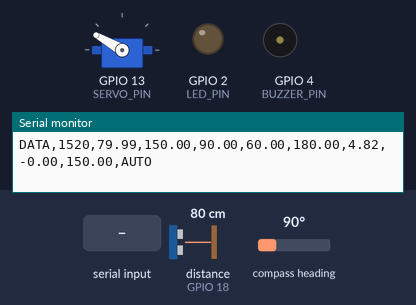
Recording of a sketch running on a simulated ESP32. Shown: servo, output pins drawn as LEDs (lit = HIGH), buzzer (waves = sounding), the last lines printed to the serial monitor. Wiring (inferred from the names in the program): ultrasonic range finder: trigger GPIO 5; echo GPIO 18; AS5600 angle sensor at I2C address 0x36. The test bench sets the inputs (shaded band); at power-on: distance to the obstacle (sensor on GPIO 18) 80 cm, compass heading 90°. The echo pulse lasts 58.3 µs per cm; pins used as bus, display or sensor lines are not drawn.

Above: at 1.7 s.
1.8 s: distance to the obstacle (sensor on GPIO 18) set to 2 cm
At 4.57 s:
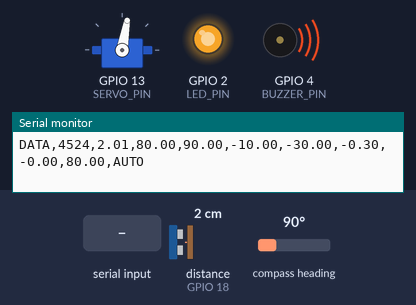
4.8 s: distance to the obstacle (sensor on GPIO 18) set to 35 cm
At 4.99 s:
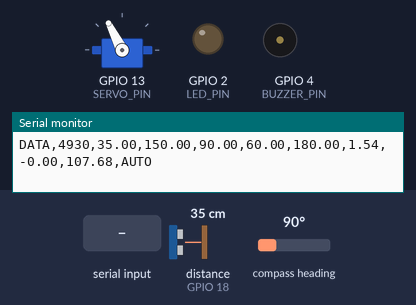
7.8 s: "SET,90,45\n" received over Serial
At 10.6 s:
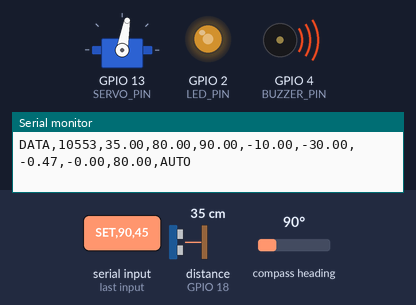
10.8 s: distance to the obstacle (sensor on GPIO 18) set to 60 cm
At 12.9 s:
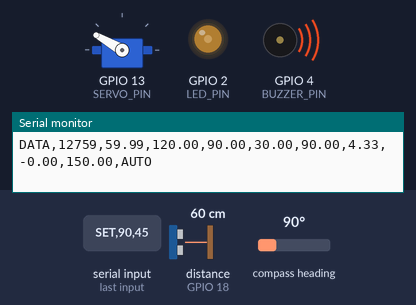
13.8 s: compass heading set to 269°
At 15.1 s:
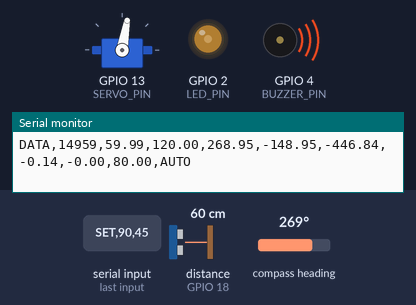
15.4 s: compass heading set to 16°
At 16.0 s:
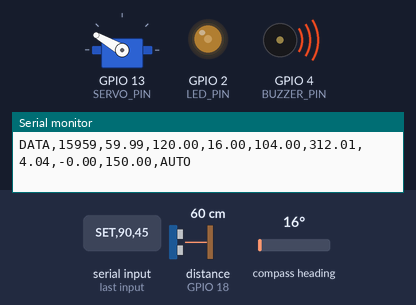
Timing chart, 0 to 18.1 s (numbered marks = the images above; inputs shaded):
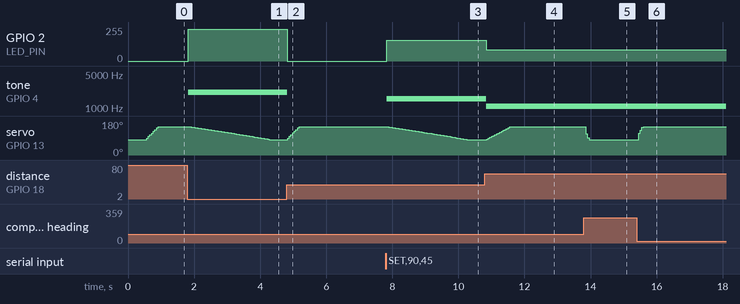

Measured:
- after the input at 1.8 s, GPIO 2 (LED_PIN): 0/255 → 238/255 at once; tone on GPIO 4 (BUZZER_PIN): silent → 2086 Hz at once; servo on GPIO 13 (SERVO_PIN): moves from 150° to 80° over 2.5 s, starting after 0.07 s
- after the input at 4.8 s, GPIO 2 (LED_PIN): 238/255 → 0/255 at once; tone on GPIO 4 (BUZZER_PIN): 2086 Hz → silent at once; servo on GPIO 13 (SERVO_PIN): 80° → 150° at once
- after the input at 7.8 s, GPIO 2 (LED_PIN): 0/255 → 155/255 at once; tone on GPIO 4 (BUZZER_PIN): silent → 1538 Hz at once; servo on GPIO 13 (SERVO_PIN): moves from 150° to 80° over 2.5 s, starting at once
- after the input at 10.8 s, GPIO 2 (LED_PIN): 155/255 → 85/255 at once; tone on GPIO 4 (BUZZER_PIN): 1538 Hz → 1085 Hz at once; servo on GPIO 13 (SERVO_PIN): moves from 80° to 150° over 0.75 s, starting after 0.05 s
- after the input at 13.8 s, servo on GPIO 13 (SERVO_PIN): 150° → 80° after 0.05 s
- after the input at 15.4 s, servo on GPIO 13 (SERVO_PIN): 80° → 150° after 0.06 s

The sketch:

pid_barrier_controller.ino
```cpp
#include <Wire.h>
#include <ESP32Servo.h>

// ============================================================
// PID AUTOMATIC SECURITY BARRIER
// ESP32 + HC-SR04 + AS5600 + SG90 servo

// ---------------- PIN CONFIGURATION ----------------
#define TRIG_PIN    5
#define ECHO_PIN    18
#define SERVO_PIN   13
#define LED_PIN     2
#define BUZZER_PIN  4

#define SDA_PIN     21
#define SCL_PIN     22

// ---------------- AS5600 ----------------
#define AS5600_ADDR 0x36
#define RAW_ANGLE_H 0x0C

// ---------------- DISTANCE THRESHOLDS ----------------
float farLimit = 30.0;   // Above this: barrier target = 150 degrees
float midLimit = 20.0;   // Between thresholds: target = 120 degrees
const float DIST_HYST = 0.7;

// ---------------- BARRIER TARGET ANGLES ----------------
const float SERVO_REF0  = 80.0;
const float SERVO_REF40 = 120.0;
const float SERVO_REF70 = 150.0;

const float SERVO_MIN_ANGLE = 80.0;
const float SERVO_MAX_ANGLE = 150.0;

// ---------------- PID GAINS ----------------
// These are initial tuning values, not experimentally validated.
// PID output is treated as a commanded servo speed (degrees/sec).
float Kp = 3.0;
float Ki = 0.20;
float Kd = 0.08;

const float INTEGRAL_LIMIT = 50.0;
const unsigned long CONTROL_INTERVAL_MS = 50;

// ---------------- CONTROL VARIABLES ----------------
Servo gateServo;

float targetAngle = SERVO_REF0;
float servoCommand = SERVO_REF0;

float measuredAngle = -1.0;
float distanceCm = -1.0;
float error = 0.0;

float integral = 0.0;
float previousMeasurement = -1.0;

float pTerm = 0.0;
float iTerm = 0.0;
float dTerm = 0.0;
float pidOutput = 0.0;

bool autoMode = true;

unsigned long lastControlTime = 0;
unsigned long lastPrintTime = 0;
unsigned long lastDistanceTime = 0;

const unsigned long PRINT_INTERVAL_MS = 200;
const unsigned long DISTANCE_INTERVAL_MS = 60;

// ---------------- AS5600 ANGLE READING ----------------
float readAS5600Once() {
  Wire.beginTransmission(AS5600_ADDR);
  Wire.write(RAW_ANGLE_H);

  if (Wire.endTransmission(false) != 0) {
    return -1.0;
  }

  if (Wire.requestFrom(AS5600_ADDR, 2) != 2) {
    return -1.0;
  }

  uint16_t rawAngle = ((uint16_t)Wire.read() << 8) | Wire.read();
  rawAngle &= 0x0FFF;

  return rawAngle * 360.0 / 4096.0;
}

// Median filter to reduce noise in the angle measurement.
float readAS5600() {
  const int samples = 5;
  float values[samples];
  int count = 0;

  for (int i = 0; i < samples; i++) {
    float angle = readAS5600Once();

    if (angle >= 0.0) {
      values[count++] = angle;
    }

    delay(2);
  }

  if (count == 0) {
    return -1.0;
  }

  for (int i = 0; i < count - 1; i++) {
    for (int j = i + 1; j < count; j++) {
      if (values[j] < values[i]) {
        float temp = values[i];
        values[i] = values[j];
        values[j] = temp;
      }
    }
  }

  return values[count / 2];
}

// ---------------- ULTRASONIC DISTANCE ----------------
float readDistanceCm() {
  digitalWrite(TRIG_PIN, LOW);
  delayMicroseconds(3);

  digitalWrite(TRIG_PIN, HIGH);
  delayMicroseconds(10);
  digitalWrite(TRIG_PIN, LOW);

  unsigned long duration = pulseIn(ECHO_PIN, HIGH, 30000);

  if (duration == 0) {
    return -1.0;
  }

  return duration * 0.0343 / 2.0;
}

// ---------------- DISTANCE TO TARGET ANGLE ----------------
void updateTargetFromDistance(float distance) {
  if (distance < 0.0) {
    return;
  }

  // Hysteresis prevents rapid switching near the thresholds.
  if (targetAngle == SERVO_REF70) {
    if (distance <= midLimit - DIST_HYST) {
      targetAngle = SERVO_REF0;
    } else if (distance <= farLimit - DIST_HYST) {
      targetAngle = SERVO_REF40;
    }
  }
  else if (targetAngle == SERVO_REF40) {
    if (distance > farLimit + DIST_HYST) {
      targetAngle = SERVO_REF70;
    } else if (distance < midLimit - DIST_HYST) {
      targetAngle = SERVO_REF0;
    }
  }
  else { // Current target is SERVO_REF0
    if (distance > farLimit + DIST_HYST) {
      targetAngle = SERVO_REF70;
    } else if (distance > midLimit + DIST_HYST) {
      targetAngle = SERVO_REF40;
    }
  }
}

// ---------------- PID ANGLE CONTROLLER ----------------
void runPIDController() {
  unsigned long now = millis();

  if (now - lastControlTime < CONTROL_INTERVAL_MS) {
    return;
  }

  float dt = (now - lastControlTime) / 1000.0;
  lastControlTime = now;

  if (dt <= 0.0) {
    return;
  }

  measuredAngle = readAS5600();

  // If the angle sensor fails, hold the last servo command.
  // Do not calculate PID from an invalid measurement.
  if (measuredAngle < 0.0) {
    return;
  }

  error = targetAngle - measuredAngle;

  // Derivative on measurement avoids derivative kick when
  // the target angle changes suddenly.
  float measurementRate = 0.0;

  if (previousMeasurement >= 0.0) {
    measurementRate = (measuredAngle - previousMeasurement) / dt;
  }

  previousMeasurement = measuredAngle;

  // Proportional and derivative terms.
  pTerm = Kp * error;
  dTerm = -Kd * measurementRate;

  // Conditional integration helps prevent integral windup.
  float proposedIntegral = integral + error * dt;
  proposedIntegral = constrain(
    proposedIntegral, -INTEGRAL_LIMIT, INTEGRAL_LIMIT
  );

  float proposedITerm = Ki * proposedIntegral;
  float proposedOutput = pTerm + proposedITerm + dTerm;

  bool pushingFurtherIntoUpperLimit =
    (servoCommand >= SERVO_MAX_ANGLE && proposedOutput > 0.0);

  bool pushingFurtherIntoLowerLimit =
    (servoCommand <= SERVO_MIN_ANGLE && proposedOutput < 0.0);

  if (!pushingFurtherIntoUpperLimit &&
      !pushingFurtherIntoLowerLimit) {
    integral = proposedIntegral;
  }

  iTerm = Ki * integral;
  pidOutput = pTerm + iTerm + dTerm;

  // PID output is a speed command in degrees/second.
  // Integrating it updates the servo position command.
  servoCommand += pidOutput * dt;
  servoCommand = constrain(
    servoCommand, SERVO_MIN_ANGLE, SERVO_MAX_ANGLE
  );

  gateServo.write((int)round(servoCommand));
}

// ---------------- WARNING LED AND BUZZER ----------------
void updateWarning(float distance) {
  if (distance >= 0.0 && distance <= farLimit) {
    int intensity = map(
      constrain((int)(distance * 10.0), 0, (int)(farLimit * 10.0)),
      (int)(farLimit * 10.0), 0, 0, 255
    );

    analogWrite(LED_PIN, intensity);

    int buzzerFrequency = map(
      constrain((int)distance, 0, (int)farLimit),
      (int)farLimit, 0, 500, 2200
    );

    tone(BUZZER_PIN, buzzerFrequency);
  } else {
    analogWrite(LED_PIN, 0);
    noTone(BUZZER_PIN);
  }
}

// ---------------- SERIAL COMMANDS ----------------
void printHelp() {
  Serial.println("Commands:");
  Serial.println("PID,kp,ki,kd");
  Serial.println("SET,far,mid");
  Serial.println("MODE,AUTO");
  Serial.println("MODE,MANUAL");
  Serial.println("REF,0");
  Serial.println("REF,40");
  Serial.println("REF,70");
  Serial.println("HELP");
}

void handleSerial() {
  if (!Serial.available()) {
    return;
  }

  String command = Serial.readStringUntil('\n');
  command.trim();

  if (command.equalsIgnoreCase("HELP")) {
    printHelp();
  }
  else if (command.equalsIgnoreCase("MODE,AUTO")) {
    autoMode = true;
    Serial.println("ACK,MODE,AUTO");
  }
  else if (command.equalsIgnoreCase("MODE,MANUAL")) {
    autoMode = false;
    Serial.println("ACK,MODE,MANUAL");
  }
  else if (command.equalsIgnoreCase("REF,0")) {
    targetAngle = SERVO_REF0;
    Serial.println("ACK,REF,0");
  }
  else if (command.equalsIgnoreCase("REF,40")) {
    targetAngle = SERVO_REF40;
    Serial.println("ACK,REF,40");
  }
  else if (command.equalsIgnoreCase("REF,70")) {
    targetAngle = SERVO_REF70;
    Serial.println("ACK,REF,70");
  }
  else if (command.startsWith("PID,")) {
    float kp, ki, kd;

    if (sscanf(command.c_str(), "PID,%f,%f,%f", &kp, &ki, &kd) == 3 &&
        kp >= 0.0 && ki >= 0.0 && kd >= 0.0) {
      Kp = kp;
      Ki = ki;
      Kd = kd;

      integral = 0.0;
      previousMeasurement = -1.0;

      Serial.printf("ACK,PID,%.4f,%.4f,%.4f\n", Kp, Ki, Kd);
    } else {
      Serial.println("ERR,PID_FORMAT_OR_NEGATIVE_GAIN");
    }
  }
  else if (command.startsWith("SET,")) {
    float farValue, midValue;

    if (sscanf(command.c_str(), "SET,%f,%f", &farValue, &midValue) == 2 &&
        farValue > midValue && midValue > 0.0) {
      farLimit = farValue;
      midLimit = midValue;

      Serial.printf("ACK,SET,%.1f,%.1f\n", farLimit, midLimit);
    } else {
      Serial.println("ERR,SET_FORMAT");
    }
  }
  else {
    Serial.println("ERR,UNKNOWN_COMMAND");
  }
}

// ---------------- SETUP ----------------
void setup() {
  Serial.begin(115200);
  Serial.setTimeout(50);

  pinMode(TRIG_PIN, OUTPUT);
  pinMode(ECHO_PIN, INPUT);
  pinMode(LED_PIN, OUTPUT);
  pinMode(BUZZER_PIN, OUTPUT);

  Wire.begin(SDA_PIN, SCL_PIN);

  gateServo.setPeriodHertz(50);
  gateServo.attach(SERVO_PIN, 500, 2400);

  servoCommand = SERVO_REF0;
  targetAngle = SERVO_REF0;
  gateServo.write((int)SERVO_REF0);

  delay(500);

  lastControlTime = millis();

  Serial.println("PID Barrier Controller Ready");
  Serial.println("Distance bands: >30cm = 150deg, 20-30cm = 120deg, <=20cm = 80deg");
  Serial.println("AS5600 feedback uses direct angle readings; no calibration ranges.");
  printHelp();
}

// ---------------- MAIN LOOP ----------------
void loop() {
  handleSerial();

  unsigned long now = millis();

  // Read distance at a controlled interval.
  if (now - lastDistanceTime >= DISTANCE_INTERVAL_MS) {
    lastDistanceTime = now;

    float newDistance = readDistanceCm();

    if (newDistance >= 2.0 && newDistance <= 400.0) {
      distanceCm = newDistance;

      if (autoMode) {
        updateTargetFromDistance(distanceCm);
      }

      updateWarning(distanceCm);
    }
  }

  runPIDController();

  // CSV-style serial data for monitoring or GUI plotting.
  if (now - lastPrintTime >= PRINT_INTERVAL_MS) {
    lastPrintTime = now;

    Serial.printf(
      "DATA,%lu,%.2f,%.2f,%.2f,%.2f,%.2f,%.2f,%.2f,%.2f,%s\n",
      now,
      distanceCm,
      targetAngle,
      measuredAngle,
      error,
      pTerm,
      iTerm,
      dTerm,
      servoCommand,
      autoMode ? "AUTO" : "MANUAL"
    );
  }
}
```
